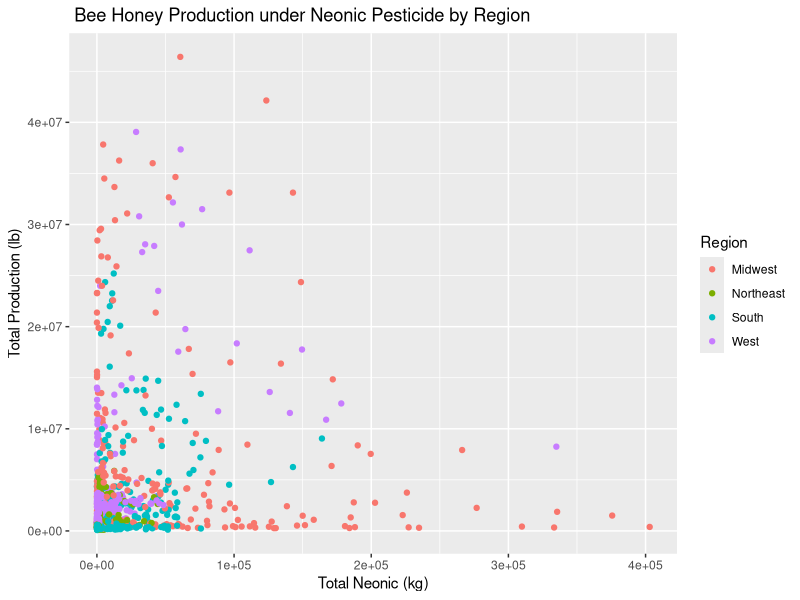

Generate this figure with R: (Note: this script raises an error after producing the figure.)
## ---- chunk 1
library(dplyr)
library(tidyverse)
library(ggplot2)
## ---- chunk 2
honey.csv <- read.csv("Honey_v03.csv")

neonicvtotalprod <- honey.csv %>%
  group_by(Region) 

ggplot(data = neonicvtotalprod, mapping = aes(x = nAllNeonic, y = totalprod, col = Region)) +
  geom_point() +
  labs (x = "Total Neonic (kg)", y = "Total Production (lb)", title = " Bee Honey Production under Neonic Pesticide by Region")
## ---- chunk 3
neonictype <- honey.csv %>%
  gather(key = c(nCLOTHIANIDIN, nIMIDACLOPRID, nTHIAMETHOXAM, nACETAMIPRID, nTHIACLOPRID), value = value) %>%
  print()

neonictype <- honey.csv %>%
  pivot_longer(cols = c(12,13,14,15,16), names_to = "neonictype", values_to = "x")


a <- ggplot(data = neonicvtotalprod, mapping = aes(x = nCLOTHIANIDIN, y = totalprod, col = Region)) + geom_point() + 
  labs(x = "Clothianidin (kg)", y = "Total Production (lb)")

b <- ggplot(data = neonicvtotalprod, mapping = aes(x = nIMIDACLOPRID, y = totalprod, col = Region)) + geom_point () +
  labs(x = "Imidacloprid (kg)", y = "Total Production (lb)")

c <-  ggplot(data = neonicvtotalprod, mapping = aes(x = nTHIAMETHOXAM, y = totalprod, col = Region)) + geom_point() +
  labs(x = "Thiamethoxam (kg)", y = "Total Production (lb)")

d <- ggplot(data = neonicvtotalprod, mapping = aes(x = nACETAMIPRID, y = totalprod, col = Region)) + geom_point() +
  labs(x = "Acetamiprid (kg)", y = "Total Production (lb)")

e <- ggplot(data = neonicvtotalprod, mapping = aes(x = nTHIACLOPRID, y = totalprod, col = Region)) + geom_point() +
  labs(x = "Thiacloprid (kg)", y = "Total Production (lb)")

library(cowplot)
library(ggpubr)
library(grid)

ggarrange(a, b, c, d, e + rremove("x.text"),
ncol = 2, nrow = 3) #+ grid_arrange() +
  #labs(x = "Neocin Type") #not a facetgrid pero similar na pero looking for ways na ma han ay sha like
# one label for y-axis
# only one area for the legend
# put general labels for title, x, and y - axis
